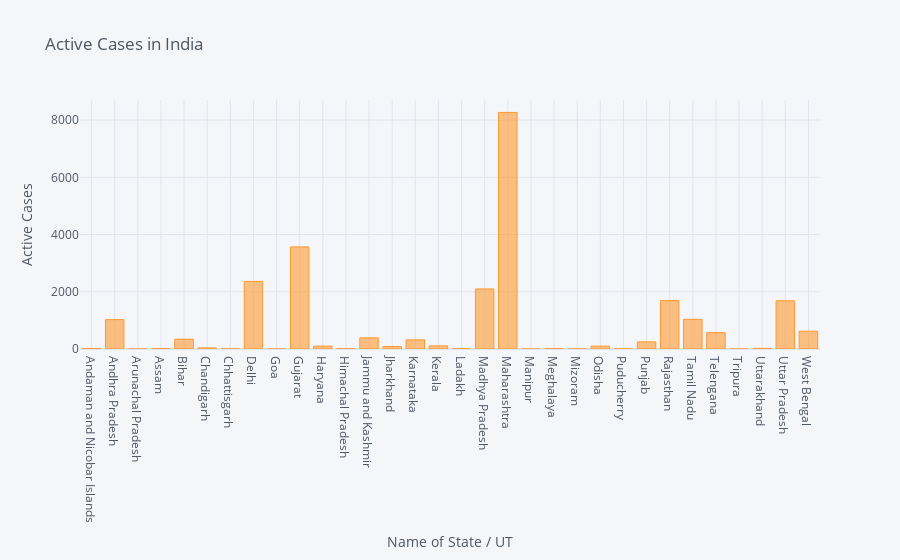

Notebook source saved alongside this figure:
### Code cell
#Plotly Graphical Represantaion (Interactive Plot)
df.iplot(kind='bar',x='Name of State / UT',y='Active Cases',title='Active Cases in India', xTitle='Name of State / UT',yTitle='Active Cases')

### Figure 1 — Plotly figure (JSON) as saved in the notebook; plotly's stock layout.template omitted (floating-point values rounded to 4 significant figures)
{"data": [{"marker": {"color": "rgba(255, 153, 51, 0.6)", "line": {"color": "rgba(255, 153, 51, 1.0)", "width": 1}}, "name": "Active Cases", "orientation": "v", "text": "", "type": "bar", "x": ["Andaman and Nicobar Islands", "Andhra Pradesh", "Arunachal Pradesh", "Assam", "Bihar", "Chandigarh", "Chhattisgarh", "Delhi", "Goa", "Gujarat", "Haryana", "Himachal Pradesh", "Jammu and Kashmir", "Jharkhand", "Karnataka", "Kerala", "Ladakh", "Madhya Pradesh", "Maharashtra", "Manipur", "Meghalaya", "Mizoram", "Odisha", "Puducherry", "Punjab", "Rajasthan", "Tamil Nadu", "Telengana", "Tripura", "Uttarakhand", "Uttar Pradesh", "West Bengal"], "y": [17, 1027, 0, 12, 342, 39, 4, 2362, 0, 3568, 101, 11, 390, 88, 319, 110, 6, 2100, 8266, 0, 11, 1, 101, 3, 248, 1690, 1038, 572, 0, 21, 1685, 623]}], "layout": {"legend": {"bgcolor": "#F5F6F9", "font": {"color": "#4D5663"}}, "paper_bgcolor": "#F5F6F9", "plot_bgcolor": "#F5F6F9", "title": {"font": {"color": "#4D5663"}, "text": "Active Cases in India"}, "xaxis": {"gridcolor": "#E1E5ED", "showgrid": true, "tickfont": {"color": "#4D5663"}, "title": {"font": {"color": "#4D5663"}, "text": "Name of State / UT"}, "zerolinecolor": "#E1E5ED"}, "yaxis": {"gridcolor": "#E1E5ED", "showgrid": true, "tickfont": {"color": "#4D5663"}, "title": {"font": {"color": "#4D5663"}, "text": "Active Cases"}, "zerolinecolor": "#E1E5ED"}}}
